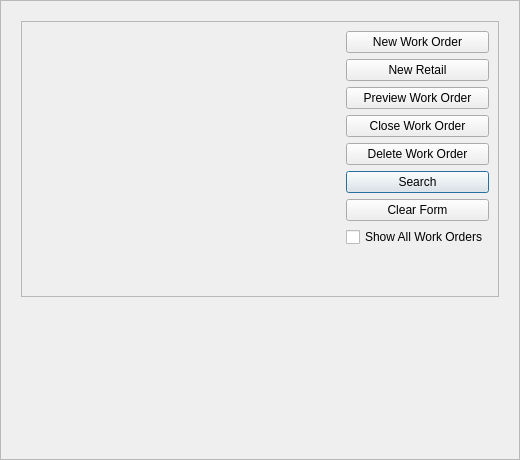
<?xml version="1.0" encoding="UTF-8"?>
<ui version="4.0">
 <class>WorkorderSelect</class>
 <widget class="QFrame" name="WorkorderSelect">
  <property name="geometry">
   <rect>
    <x>0</x>
    <y>0</y>
    <width>520</width>
    <height>460</height>
   </rect>
  </property>
  <property name="windowTitle">
   <string>Frame</string>
  </property>
  <property name="frameShape">
   <enum>QFrame::StyledPanel</enum>
  </property>
  <property name="frameShadow">
   <enum>QFrame::Raised</enum>
  </property>
  <layout class="QGridLayout" name="gridLayout_2">
   <item row="0" column="0">
    <widget class="QcjDataFrame" name="dataFrame">
     <property name="toolTip">
      <string/>
     </property>
     <property name="whatsThis">
      <string/>
     </property>
     <property name="xml_definition" stdset="0">
      <string>form_definition</string>
     </property>
     <layout class="QGridLayout" name="gridLayout">
      <item row="0" column="0">
       <widget class="QFrame" name="frame_2">
        <property name="frameShape">
         <enum>QFrame::StyledPanel</enum>
        </property>
        <property name="frameShadow">
         <enum>QFrame::Raised</enum>
        </property>
        <layout class="QHBoxLayout" name="horizontalLayout">
         <property name="margin">
          <number>0</number>
         </property>
         <item>
          <widget class="QcjDataForm" name="dataForm">
           <property name="toolTip">
            <string/>
           </property>
           <property name="whatsThis">
            <string>&lt;html&gt;This is a form for presenting filter critera to aid in finding work orders. It's xml form name is &lt;em&gt;woselect_form&lt;/em&gt;&lt;/html&gt;</string>
           </property>
           <property name="xml_definition" stdset="0">
            <string>woselect_form</string>
           </property>
          </widget>
         </item>
         <item>
          <widget class="QFrame" name="frame">
           <property name="sizePolicy">
            <sizepolicy hsizetype="Maximum" vsizetype="Preferred">
             <horstretch>0</horstretch>
             <verstretch>0</verstretch>
            </sizepolicy>
           </property>
           <property name="frameShape">
            <enum>QFrame::NoFrame</enum>
           </property>
           <property name="frameShadow">
            <enum>QFrame::Raised</enum>
           </property>
           <layout class="QVBoxLayout">
            <property name="spacing">
             <number>6</number>
            </property>
            <property name="margin">
             <number>9</number>
            </property>
            <item>
             <widget class="QPushButton" name="newBtn">
              <property name="text">
               <string>New Work Order</string>
              </property>
             </widget>
            </item>
            <item>
             <widget class="QPushButton" name="retailBtn">
              <property name="text">
               <string>New Retail</string>
              </property>
             </widget>
            </item>
            <item>
             <widget class="QPushButton" name="previewBtn">
              <property name="text">
               <string>Preview Work Order</string>
              </property>
             </widget>
            </item>
            <item>
             <widget class="QPushButton" name="closeBtn">
              <property name="text">
               <string>Close Work Order</string>
              </property>
             </widget>
            </item>
            <item>
             <widget class="QPushButton" name="deleteBtn">
              <property name="text">
               <string>Delete Work Order</string>
              </property>
             </widget>
            </item>
            <item>
             <widget class="QPushButton" name="searchBtn">
              <property name="text">
               <string>Search</string>
              </property>
              <property name="autoDefault">
               <bool>false</bool>
              </property>
              <property name="default">
               <bool>true</bool>
              </property>
             </widget>
            </item>
            <item>
             <widget class="QPushButton" name="clearBtn">
              <property name="whatsThis">
               <string>&lt;html&gt;Clicking this button clears the form&lt;/html&gt;</string>
              </property>
              <property name="text">
               <string>Clear Form</string>
              </property>
             </widget>
            </item>
            <item>
             <widget class="QCheckBox" name="showAllBtn">
              <property name="toolTip">
               <string>&lt;html&gt;Check this box to show closed work orders as well as open work orders</string>
              </property>
              <property name="text">
               <string>Show All Work Orders</string>
              </property>
             </widget>
            </item>
            <item>
             <spacer>
              <property name="orientation">
               <enum>Qt::Vertical</enum>
              </property>
              <property name="sizeType">
               <enum>QSizePolicy::Maximum</enum>
              </property>
              <property name="sizeHint" stdset="0">
               <size>
                <width>20</width>
                <height>40</height>
               </size>
              </property>
             </spacer>
            </item>
           </layout>
          </widget>
         </item>
        </layout>
       </widget>
      </item>
      <item row="1" column="0">
       <widget class="QcjDataTable" name="dataTable">
        <property name="toolTip">
         <string/>
        </property>
        <property name="whatsThis">
         <string>&lt;html&gt;This is a table for selecting a work order. It's xml form name is &lt;em&gt;woselect_table&lt;/em&gt;&lt;/html&gt;</string>
        </property>
        <property name="xml_definition" stdset="0">
         <string>woselect_table</string>
        </property>
       </widget>
      </item>
     </layout>
    </widget>
   </item>
  </layout>
 </widget>
 <customwidgets>
  <customwidget>
   <class>QcjDataForm</class>
   <extends>QFrame</extends>
   <header>QcjData/QcjDataForm.h</header>
  </customwidget>
  <customwidget>
   <class>QcjDataFrame</class>
   <extends>QFrame</extends>
   <header>QcjData/QcjDataFrame.h</header>
   <container>1</container>
  </customwidget>
  <customwidget>
   <class>QcjDataTable</class>
   <extends>QFrame</extends>
   <header>QcjData/QcjDataTable.h</header>
  </customwidget>
 </customwidgets>
 <resources/>
 <connections/>
</ui>
